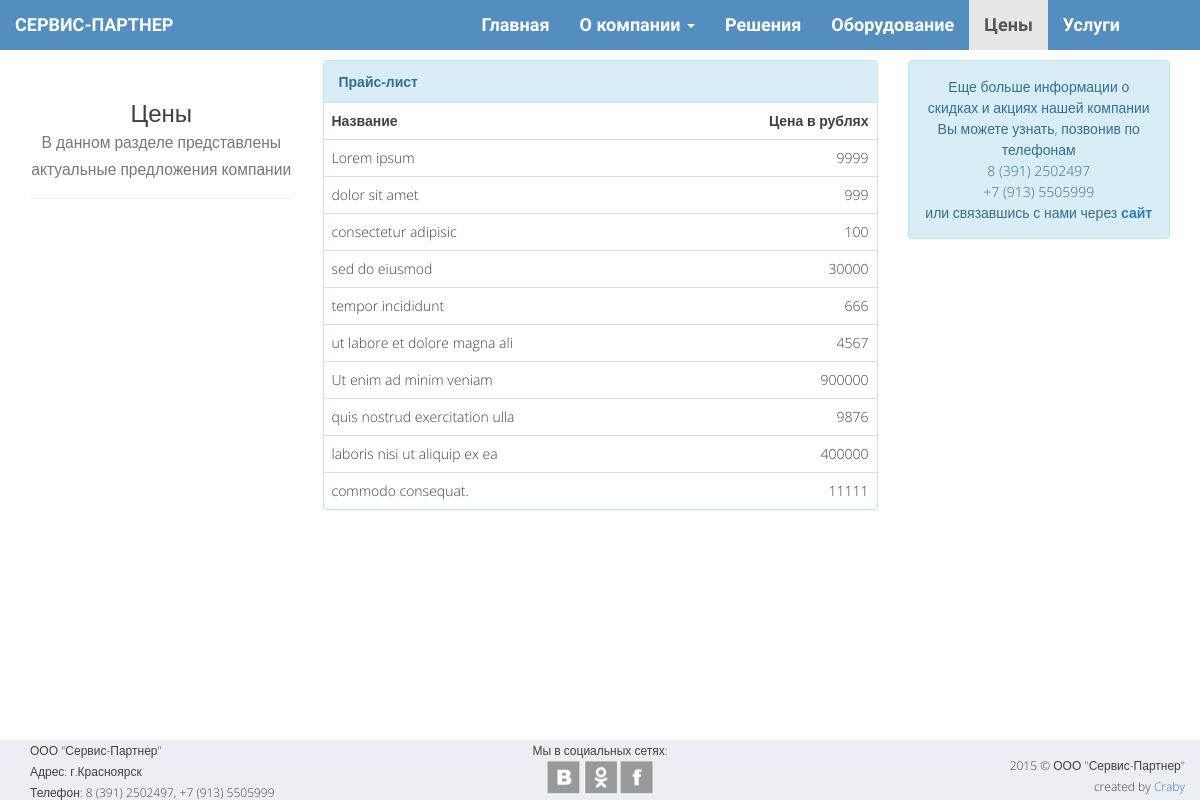
Before: /pricing with the older database file.
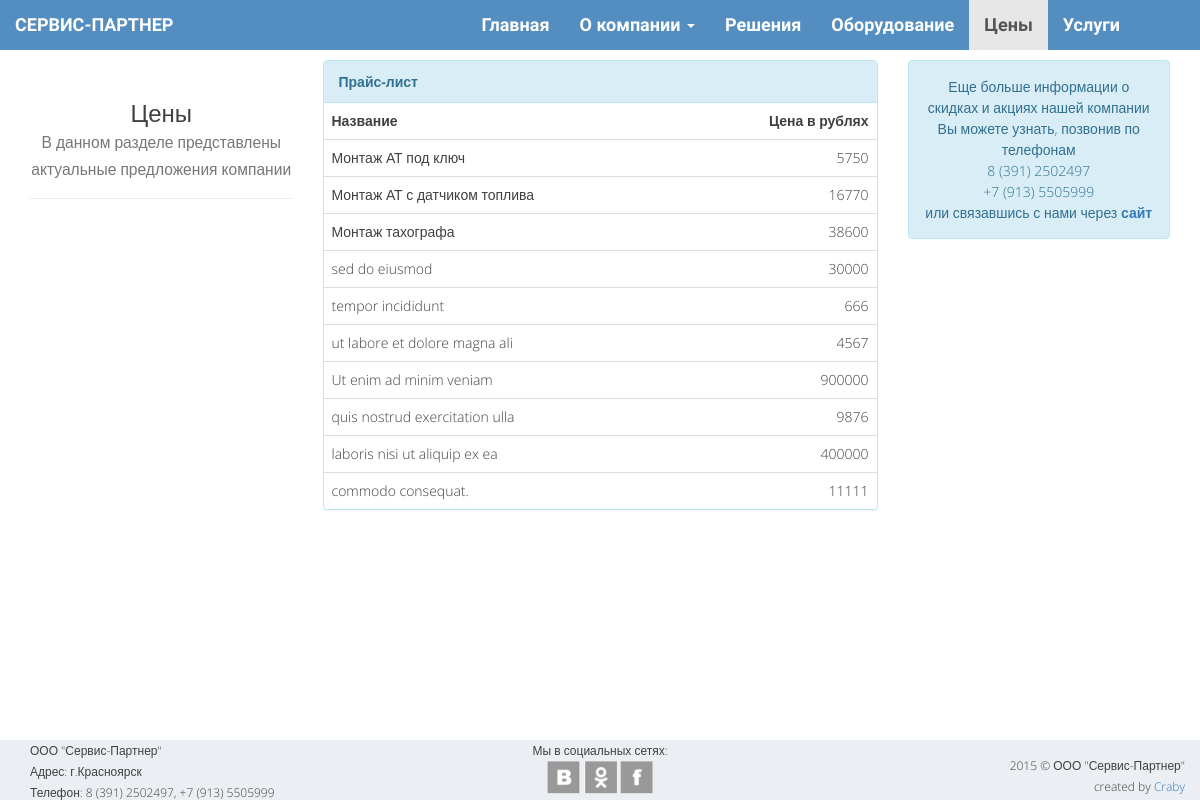
After: the same page with the newer database file.
### opensky/models.py (models this page shows, shortened)
class Price(models.Model):
    name = models.CharField("Название", max_length=30)
    price = models.IntegerField("Цена")

### opensky/views.py (the view)
# urls.py: url(r'^pricing', views.pricing, name='pricing'),
def pricing(request):
    data = {
        'prices': Price.objects.all(),
        'widgets': SocialWidget.objects.all(),
        'office': Office.objects.get(pk=1),
    }
    return render(request, 'opensky/pricing.html', data)

### opensky/models.py (called while the page is built)
    def phone(self):
        return self.phone_str.split(';')

### opensky/templates/opensky/pricing.html
{% extends "opensky/template.html" %}
{% block body %}
    <div class="container">
        <div class="row">
            <div class="col-md-3">
                <div class="page-header text-center">
                    <h3>Цены<br>
                        <small>В данном разделе представлены актуальные предложения компании</small>
                    </h3>
                </div>
            </div>
            <div class="col-md-6">
                <div class="panel panel-info">
                    <div class="panel-heading"><b>Прайс-лист</b></div>
                    <table class="table">
                        <tr>
                            <th>Название</th>
                            <th>Цена в рублях</th>
                        </tr>
                        {% for item in prices %}
                            <tr>
                                <td>{{ item.name }}</td>
                                <td>{{ item.price }}</td>
                            </tr>
                        {% endfor %}
                    </table>
                </div>
            </div>
            <div class="col-md-3">
                <div class="alert alert-info text-center">
                    Еще больше информации о скидках и
                    акциях нашей компании Вы можете узнать, позвонив по телефонам<br>
                    {{ office.phone|join:"<br>" }}<br>
                    или связавшись с нами через <b><a href="{% url 'contacts' %}">сайт</a></b>
                </div>
            </div>
        </div>
    </div>
{% endblock %}

Changed rows visible on the page:
changed Price: name "Lorem ipsum" → "Монтаж АТ под ключ"; price "9999" → "5750"
changed Price: name "dolor sit amet" → "Монтаж АТ с датчиком топлива"; price "999" → "16770"
changed Price: name "consectetur adipisic" → "Монтаж тахографа"; price "100" → "38600"
